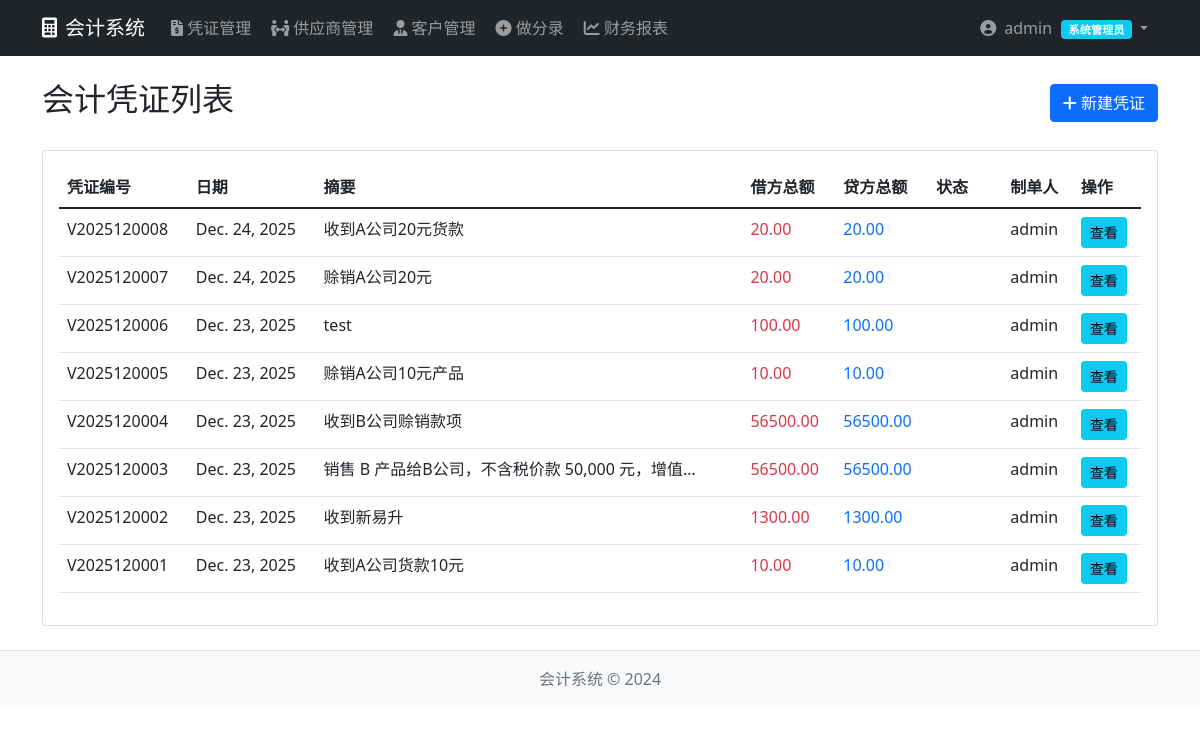
Screenshot of /finance/ (signed in) with the database file from the repository.
### users_app/models.py (models this page shows, shortened)
class UserProfile(models.Model):
    user = models.OneToOneField(User, on_delete=models.CASCADE, related_name='profile', verbose_name="关联用户")
    role = models.ForeignKey(Role, on_delete=models.PROTECT, verbose_name="所属角色")
    department = models.CharField(max_length=50, verbose_name="所属部门")
    employee_id = models.CharField(max_length=20, unique=True, verbose_name="员工编号")
    phone = models.CharField(max_length=11, blank=True, null=True, verbose_name="联系电话")
    status = models.CharField(
        max_length=20,
        choices=[('ACTIVE', '启用'), ('INACTIVE', '停用')],
        default='ACTIVE',
        verbose_name="状态"
    )
    update_time = models.DateTimeField(auto_now=True, verbose_name="更新时间")
    class Meta:
        verbose_name = "用户扩展信息"
        verbose_name_plural = "用户扩展信息"
        ordering = ['employee_id']

class Role(models.Model):
    ROLE_TYPE_CHOICES = [
        ('ADMIN', '系统管理员'),
        ('GENERAL_ACCOUNTANT', '总账会计'),
        ('PURCHASE_ACCOUNTANT', '采购会计'),
        ('SALES_ACCOUNTANT', '销售会计'),
        ('CASHIER', '出纳'),
        ('ACCOUNTANT_SUPERVISOR', '会计主管'),
        ('EMPLOYEE', '普通员工'),
        ('HR_STAFF', '人事专员'),
    ]
    role_code = models.CharField(max_length=30, primary_key=True, verbose_name="角色编码")
    role_name = models.CharField(max_length=50, choices=ROLE_TYPE_CHOICES, unique=True, verbose_name="角色名称")
    role_desc = models.TextField(blank=True, null=True, verbose_name="角色描述")
    related_use_cases = models.TextField(blank=True, null=True, verbose_name="关联用例（编号）")
    create_time = models.DateTimeField(auto_now_add=True, verbose_name="创建时间")
    class Meta:
        verbose_name = "角色"
        verbose_name_plural = "角色"
        ordering = ['role_code']

### finance_app/models.py (models this page shows, shortened)
class Voucher(models.Model):
    STATUS_CHOICES = [
        ('DRAFT', '草稿'),
        ('SUBMITTED', '已提交'),
        ('AUDITED', '已审核'),
        ('POSTED', '已过账'),
    ]
    voucher_id = models.CharField(max_length=20, unique=True, verbose_name="凭证编号")
    voucher_date = models.DateField(default=timezone.now, verbose_name="凭证日期")
    description = models.TextField(verbose_name="摘要")
    total_debit = models.DecimalField(max_digits=15, decimal_places=2, default=0, verbose_name="借方总额")
    total_credit = models.DecimalField(max_digits=15, decimal_places=2, default=0, verbose_name="贷方总额")
    status = models.CharField(
        max_length=20,
        choices=STATUS_CHOICES,
        default='DRAFT',
        verbose_name="状态"
    )
    created_by = models.ForeignKey(
        'auth.User',
        on_delete=models.PROTECT,
        related_name='created_vouchers',
        verbose_name="制单人"
    )
    audited_by = models.ForeignKey(
        'auth.User',
        on_delete=models.SET_NULL,
        null=True,
        blank=True,
        related_name='audited_vouchers',
        verbose_name="审核人"
    )
    create_time = models.DateTimeField(auto_now_add=True, verbose_name="创建时间")
    update_time = models.DateTimeField(auto_now=True, verbose_name="更新时间")
    audit_time = models.DateTimeField(null=True, blank=True, verbose_name="审核时间")
    class Meta:
        db_table = 'vouchers'
        verbose_name = "会计凭证"
        verbose_name_plural = "会计凭证"
        ordering = ['-voucher_date', 'voucher_id']

### finance_app/views.py (the view, shortened to what this page needs)
        def _wrapped_view(request, *args, **kwargs):
            if not request.user.is_authenticated:
                return redirect('users:login')
            if request.user.username == 'admin':
                return view_func(request, *args, **kwargs)

### finance_app/views.py (called while the page is built, shortened)
def check_finance_permission(permission_type):
    def decorator(view_func):
        def _wrapped_view(request, *args, **kwargs):
            if not request.user.is_authenticated:
                return redirect('users:login')
            if request.user.username == 'admin':
                return view_func(request, *args, **kwargs)
        return _wrapped_view
    return decorator

@login_required
@check_finance_permission('voucher')
def voucher_list(request):
    vouchers = Voucher.objects.all().order_by('-voucher_date', '-create_time')
    context = {
        'vouchers': vouchers,
        'title': '会计凭证列表'
    }
    return render(request, 'finance_app/voucher_list.html', context)

### finance_app/templates/finance_app/voucher_list.html (shortened to what this page needs)
{% extends 'base.html' %}
{% block content %}
<div class="container mt-4">
    <div class="d-flex justify-content-between align-items-center mb-4">
        <h2>{{ title }}</h2>
        <a href="{% url 'finance_app:voucher_create' %}" class="btn btn-primary">
            <i class="fas fa-plus"></i> 新建凭证
        </a>
    </div>
    <div class="card">
        <div class="card-body">
            <div class="table-responsive">
                <table class="table table-hover">
                    <thead>
                        <tr>
                            <th>凭证编号</th>
                            <th>日期</th>
                            <th>摘要</th>
                            <th>借方总额</th>
                            <th>贷方总额</th>
                            <th>状态</th>
                            <th>制单人</th>
                            <th>操作</th>
                        </tr>
                    </thead>
                    <tbody>
                        {% for voucher in vouchers %}
                        <tr>
                            <td>{{ voucher.voucher_id }}</td>
                            <td>{{ voucher.voucher_date }}</td>
                            <td>{{ voucher.description|truncatechars:30 }}</td>
                            <td class="text-danger">{{ voucher.total_debit }}</td>
                            <td class="text-primary">{{ voucher.total_credit }}</td>
                            <td>
                                {% if voucher.status == 'DRAFT' %}
                                <span class="badge badge-secondary">草稿</span>
                                {% elif voucher.status == 'SUBMITTED' %}
                                <span class="badge badge-warning">已提交</span>
                                {% elif voucher.status == 'AUDITED' %}
                                <span class="badge badge-success">已审核</span>
                                {% elif voucher.status == 'POSTED' %}
                                <span class="badge badge-info">已过账</span>
                                {% endif %}
                            </td>
                            <td>{{ voucher.created_by.username }}</td>
                            <td>
                                <a href="{% url 'finance_app:voucher_detail' voucher.voucher_id %}"
                                   class="btn btn-sm btn-info">
                                    查看
                                </a>
                            </td>
                        </tr>
                        {% empty %}
                        <tr>
                            <td colspan="8" class="text-center text-muted">
                                暂无凭证记录
                            </td>
                        </tr>
                        {% endfor %}
                    </tbody>
                </table>
            </div>
        </div>
    </div>
</div>
{% endblock %}

### templates/base.html (shortened to what this page needs)
<!DOCTYPE html>
<html lang="zh-CN">
<head>
    <link href="https://cdn.jsdelivr.net/npm/bootstrap@5.1.3/dist/css/bootstrap.min.css" rel="stylesheet">
    <link rel="stylesheet" href="https://cdnjs.cloudflare.com/ajax/libs/font-awesome/6.0.0/css/all.min.css">
</head>
<body>
    <nav class="navbar navbar-expand-lg navbar-dark bg-dark">
        <div class="container">
            <a class="navbar-brand" href="{% url 'users:home' %}">
                <i class="fas fa-calculator me-2"></i>会计系统
            </a>
            <div class="collapse navbar-collapse" id="navbarNav">
                <ul class="navbar-nav me-auto">
                    {% if user.is_authenticated %}
                        {% with role_code=user.profile.role.role_code %}
                        {% if user.username == 'admin' or role_code in "GENERAL_ACCOUNTANT,PURCHASE_ACCOUNTANT,SALES_ACCOUNTANT,ACCOUNTANT_SUPERVISOR,CASHIER" %}
                        <li class="nav-item">
                            <a class="nav-link" href="{% url 'finance_app:voucher_list' %}">
                                <i class="fas fa-file-invoice-dollar"></i> 凭证管理
                            </a>
                        </li>
                        {% endif %}
                        {% if user.username == 'admin' or role_code in "PURCHASE_ACCOUNTANT,ACCOUNTANT_SUPERVISOR" %}
                        <li class="nav-item">
                            <a class="nav-link" href="{% url 'finance_app:supplier_list' %}">
                                <i class="fas fa-people-arrows"></i> 供应商管理
                            </a>
                        </li>
                        {% endif %}
                        {% if user.username == 'admin' or role_code in "SALES_ACCOUNTANT,ACCOUNTANT_SUPERVISOR" %}
                        <li class="nav-item">
                            <a class="nav-link" href="{% url 'finance_app:customer_list' %}">
                                <i class="fas fa-user-tie"></i> 客户管理
                            </a>
                        </li>
                        {% endif %}
                        {% if user.username == 'admin' or role_code in "GENERAL_ACCOUNTANT,PURCHASE_ACCOUNTANT,SALES_ACCOUNTANT,ACCOUNTANT_SUPERVISOR,CASHIER" %}
                        <li class="nav-item">
                            <a class="nav-link" href="{% url 'finance_app:voucher_create' %}">
                                <i class="fas fa-plus-circle"></i> 做分录
                            </a>
                        </li>
                        {% endif %}
                        {% if user.username == 'admin' or role_code in "GENERAL_ACCOUNTANT,PURCHASE_ACCOUNTANT,SALES_ACCOUNTANT,ACCOUNTANT_SUPERVISOR,CASHIER" %}
                        <li class="nav-item">
                            <a class="nav-link" href="{% url 'finance_app:report_home' %}">
                                <i class="fas fa-chart-line"></i> 财务报表
                            </a>
                        </li>
                        {% endif %}
                        {% endwith %}
                    {% endif %}
                </ul>
                <ul class="navbar-nav">
                    {% if user.is_authenticated %}
                    <li class="nav-item dropdown">
                        <a class="nav-link dropdown-toggle" href="#" id="userDropdown" role="button" data-bs-toggle="dropdown">
                            <i class="fas fa-user-circle"></i>
                            <span class="ms-1">{{ user.username }}</span>
                            <span class="user-role-badge badge bg-info">
                                {{ user.profile.role.get_role_name_display|default:"未分配" }}
                            </span>
                        </a>
                    </li>
                    {% else %}
                    <li class="nav-item">
                        <a class="nav-link" href="{% url 'users:login' %}">
                            <i class="fas fa-sign-in-alt"></i> 登录
                        </a>
                    </li>
                    {% endif %}
                </ul>
            </div>
        </div>
    </nav>
    <main>
        {% block content %}{% endblock %}
    </main>
    <footer class="bg-light py-3 mt-4 border-top">
        <div class="container text-center">
            <span class="text-muted">会计系统 &copy; 2024</span>
        </div>
    </footer>
</body>
</html>

### templates/base.html (style rules this page uses)
.navbar-nav .nav-link { padding: 0.5rem 1rem; margin: 0 2px; border-radius: 4px; transition: all 0.3s; }
.user-role-badge { font-size: 0.7rem; vertical-align: middle; margin-left: 5px; }

### rows the page displays
Voucher: voucher_id "V2025120008", voucher_date "Dec. 24, 2025", description "收到A公司20元货款", total_debit "20.00", total_credit "20.00", created_by.username "admin"
Voucher: voucher_id "V2025120007", voucher_date "Dec. 24, 2025", description "赊销A公司20元", total_debit "20.00", total_credit "20.00", created_by.username "admin"
Voucher: voucher_id "V2025120006", voucher_date "Dec. 23, 2025", description "test", total_debit "100.00", total_credit "100.00", created_by.username "admin"
Voucher: voucher_id "V2025120005", voucher_date "Dec. 23, 2025", description "赊销A公司10元产品", total_debit "10.00", total_credit "10.00", created_by.username "admin"
Voucher: voucher_id "V2025120004", voucher_date "Dec. 23, 2025", description "收到B公司赊销款项", total_debit "56500.00", total_credit "56500.00", created_by.username "admin"
Voucher: voucher_id "V2025120003", voucher_date "Dec. 23, 2025", description "销售 B 产品给B公司，不含税价款 50,000 元，增值…", total_debit "56500.00", total_credit "56500.00", created_by.username "admin"
Voucher: voucher_id "V2025120002", voucher_date "Dec. 23, 2025", description "收到新易升", total_debit "1300.00", total_credit "1300.00", created_by.username "admin"
Voucher: voucher_id "V2025120001", voucher_date "Dec. 23, 2025", description "收到A公司货款10元", total_debit "10.00", total_credit "10.00", created_by.username "admin"

### other values shown
{{ user.username }} "admin"
{{ user.profile.role.get_role_name_display|default:"未分配" }} "系统管理员"
{{ title }} "会计凭证列表"
